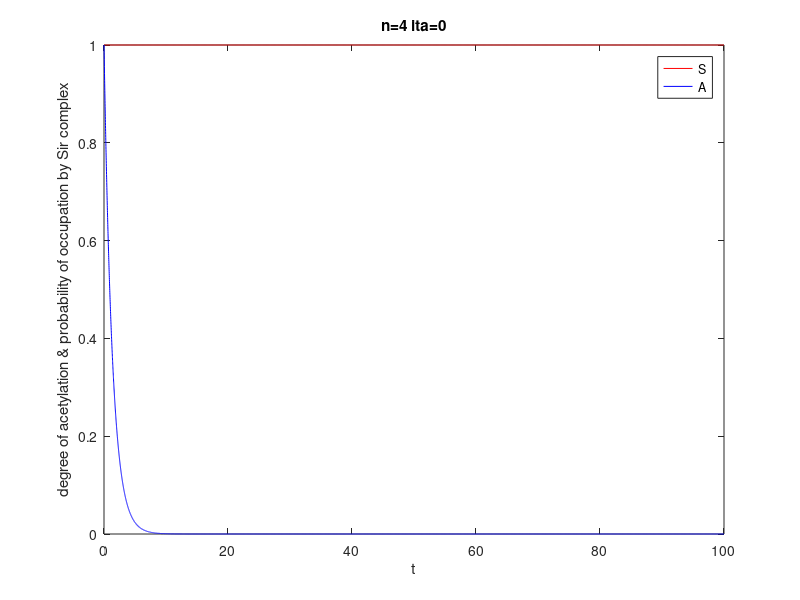
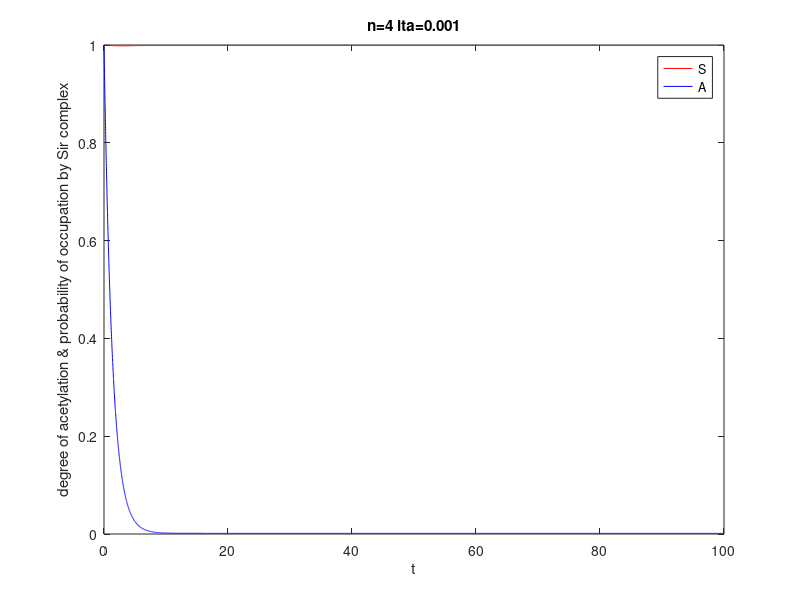
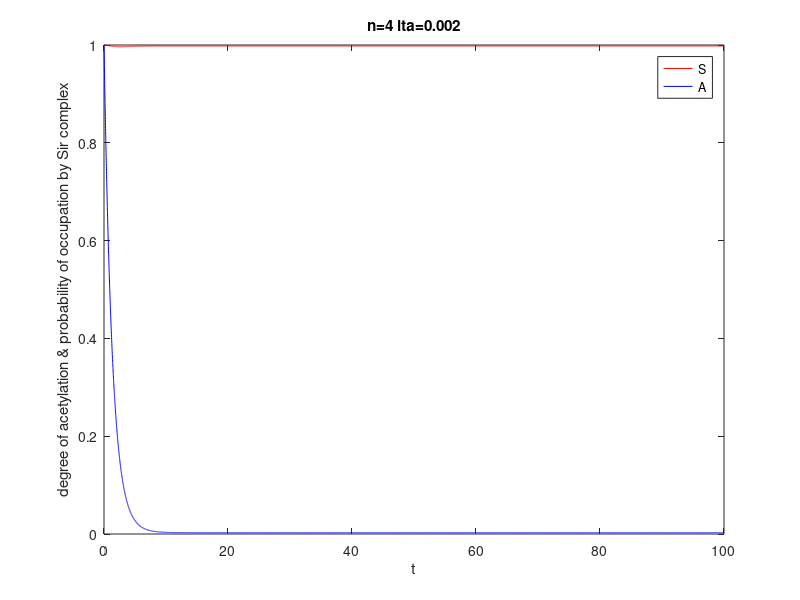
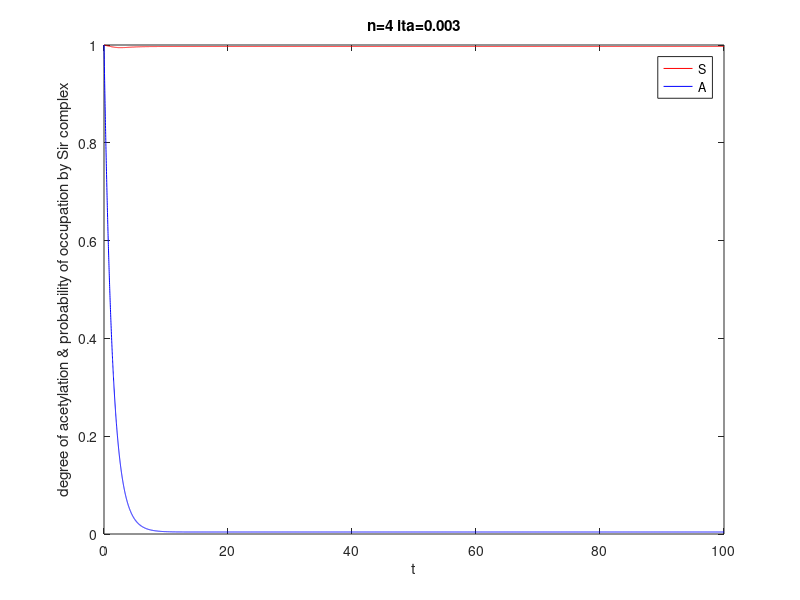

Write the MATLAB code that produced these figures, in order.
function Epigenetic_Bistability
%global n gamma0 lamda
% n=1;
% gamma0=0.6;
% lamda=0.15;
format long;
global rou ita alpha lamda gamma0 n
rou=1;
ita=rou*0.05;
alpha=1;
lamda=alpha*0.15;
gamma0=alpha*0.6;
n=4;

figure('name','solve the static equation');
for i=0:0.001:0.1
    ita=i;
y0=[1,1];
options=odeset('AbsTol',1e-6);
tspan=0:0.01:100;
[t,var]=ode45(@Epi_delta,tspan,y0,options);

plot(t,var(:,1),'r',t,var(:,2),'b');
legend('S','A');
% axis([0,1,0,1]);
axis([0,100,0,1]);
title(['n=4 ','ita=',num2str(i,3)]);
xlabel('t'),ylabel('degree of acetylation & probability of occupation by Sir complex');
% pause(0.01);
saveas(gcf,[num2str(1000*i),'.jpg']);
end

% var(1)==S;var(2)==A
function dy=Epi_delta(t,var)
%global n gamma0 lamda
%alpha=(lamda+gamma0*var(1))^2/((1-var(1))*((gamma0+lamda)*(n-1)*var(1)-lamda*(1-var(1))));
%rou
global rou ita alpha lamda gamma0 n
dy=zeros(2,1);
dy(1)=rou*(1-var(1))*(1-var(2))^n-ita*var(1);
dy(2)=alpha*(1-var(2))*(1-var(1))*1-(lamda+gamma0*var(1))*var(2);




